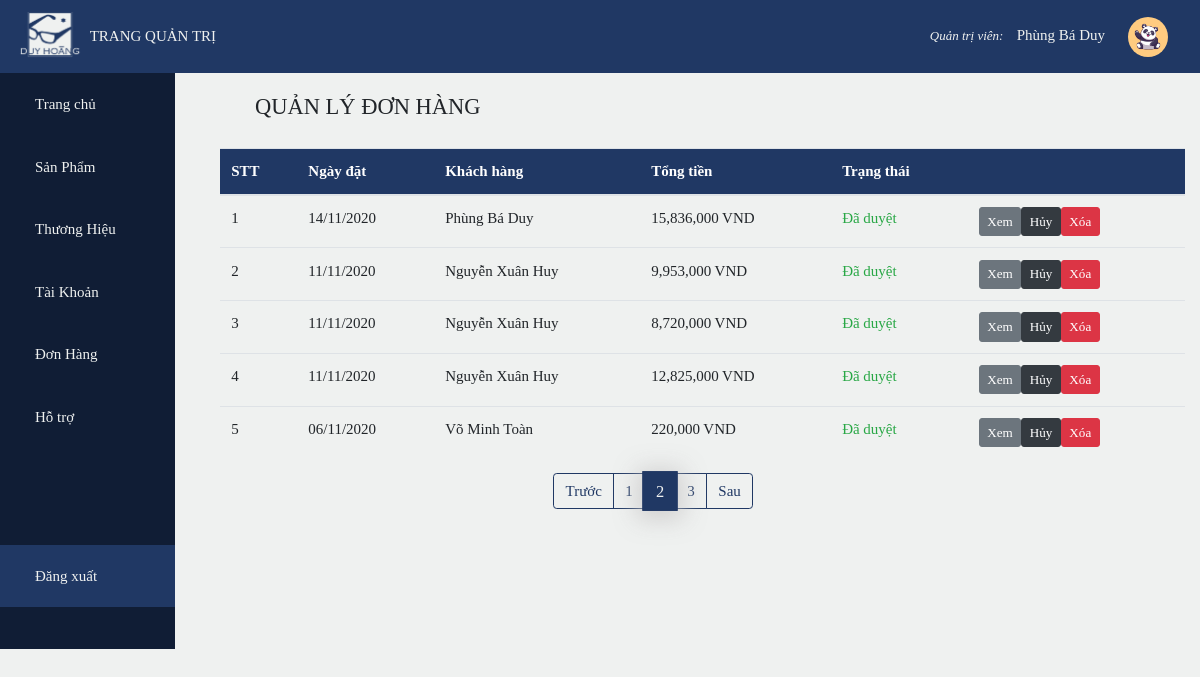
The app's page /admin/index.php?page=o&pg=2 (signed in) with its own data.
### tables this page shows
CREATE TABLE `account` (
  `id` int(11) NOT NULL,
  `name` varchar(50) DEFAULT NULL,
  `username` varchar(50) DEFAULT NULL,
  `password` varchar(50) DEFAULT NULL,
  `admin` bit(1) DEFAULT NULL,
  `phone` varchar(20) DEFAULT NULL,
  `address` varchar(255) DEFAULT NULL,
  `image` varchar(50) DEFAULT 'avatar.png'
);

CREATE TABLE `bills` (
  `id` int(10) UNSIGNED NOT NULL,
  `id_customer` int(11) DEFAULT NULL,
  `date_order` date DEFAULT NULL,
  `total` float DEFAULT NULL,
  `status` bit(1) DEFAULT b'0'
);

### admin/bills/bills.php (the view, shortened to what this page needs)
<?php
    require_once('../db_config/db_connect.php');
    $sql_qty = 'select count(id) as qty from bills';
    $result_qty = mysqli_query($conn,$sql_qty);
    $row = mysqli_fetch_array($result_qty);
    $total_Product = $row['qty'];
    $product_perPage = 5;
    $total_Page = ceil($total_Product / $product_perPage);
    if(isset($_GET['pg']))
        $current_Page = $_GET['pg'];
    $index = ($current_Page - 1)*$product_perPage;
    $sql = 'Select * from account join bills
            on account.id = bills.id_customer order by status limit '.$index.', '.$product_perPage.'';
    $result = mysqli_query($conn,$sql);
?>
<div class="container detail">
    <div class="top">
        <h4 class="text-color"><i class="fas fa-box-open"></i>QUẢN LÝ ĐƠN HÀNG</h4>
    </div>
    <table class="table table-hover">
        <thead class="bg-color text-white">
            <tr>
                <th>STT</th>
                <th>Ngày đặt</th>
                <th>Khách hàng</th>
                <th>Tổng tiền</th>
                <th>Trạng thái</th>
                <th colspan="2"></th>
            </tr>
        </thead>
        <tbody>
            <?php
                $i = 1;
                while($row = mysqli_fetch_array($result))
                {
                    echo '
                    <tr>
                        <td>'.$i++.'</td>
                        <td>'.date('d/m/Y',strtotime($row['date_order'])).'</td>
                        <td>'.$row['name'].'</td>
                        <td>'.number_format($row['total']).' VND</td>';
                        if($row['status']==1)
                            echo'<td class="text-success">Đã duyệt</td>';
                        else echo '<td class="text-danger">Chưa duyệt</td>';
                        echo '
                        <td>
                            <a class="btn btn-sm btn-secondary" href="index.php?page=od&id='.$row['id'].'&pg=1">Xem</a>';
                            if($row['status']==1)
                                echo'<a class="btn btn-sm btn-dark" href="bills/checkstt.php?id='.$row['id'].'&stt=1">Hủy</a>';
                            else echo '<a class="btn btn-sm btn-color" href="bills/checkstt.php?id='.$row['id'].'&stt=0">Duyệt</a>';
                        echo '<a class="btn btn-sm btn-danger" href="#">Xóa</a>
                        </td>
                    </tr>';
                }
            ?>
        </tbody>
    </table>
</div>
<ul class="pagination mx-auto" style="width: 30%">
        <?php
            if($_GET['pg']>1)
                echo '
                <li class="page-item">
                    <a class="page-link" href="?page=o&pg='.($_GET['pg']-1).'">Trước</a>
                </li>';
            else echo '
                <li class="page-item disabled">
                    <a class="page-link" href="#">Trước</a>
                </li>';
            for($i=1;$i<=$total_Page;$i++)
            {
                if($i==$_GET['pg'])
                echo '
                <li class="page-item active">
                    <a class="page-link" href="?page=o&pg='.$i.'">'.$i.'<span class="sr-only">(current)</span></a>
                </li>';
                else echo '<li class="page-item"><a class="page-link" href="?page=o&pg='.$i.'">'.$i.'</a></li>';
            }
            if($_GET['pg']<$total_Page)
                echo '
                <li class="page-item">
                    <a class="page-link" href="?page=o&pg='.($_GET['pg']+1).'">Sau</a>
                </li>';
            else echo '
                <li class="page-item disabled">
                    <a class="page-link" href="#">Sau</a>
                </li>';
        ?>
</ul>

### admin/style.css (style rules this page uses)
:root { --mainColor:#203864; --bgColor:#eff1f0; }
* { font-family: Bahnschrift Light; font-size: 15px; scroll-behavior: smooth; box-sizing: border-box; }
body { background-color: var(--bgColor); }
.page-item.active .page-link { color: var(--bgColor); background-color: var(--mainColor); border-color: var(--mainColor); -webkit-box-shadow: 0px 3px 21px 5px rgba(202, 201, 201, 0.81); box-shadow: 0px 3px 21px 5px rgba(202, 201, 201, 0.81); transform: scale(1.1,1.1); }
.page-link { background-color:var(--bgColor); color: var(--mainColor); border-color: var(--mainColor); }
.bg-color { background-color: var(--mainColor); }
.top { display: flex; padding: 20px; justify-content: space-between; }

### records on screen
account: bills.date_order "14/11/2020", name "Phùng Bá Duy", bills.total "15,836,000"
account: bills.date_order "11/11/2020", name "Nguyễn Xuân Huy", bills.total "9,953,000", bills.total "8,720,000", bills.total "12,825,000"
account: bills.date_order "06/11/2020", name "Võ Minh Toàn", bills.total "220,000"

### other values on screen
$_SESSION['name'] "Phùng Bá Duy"
